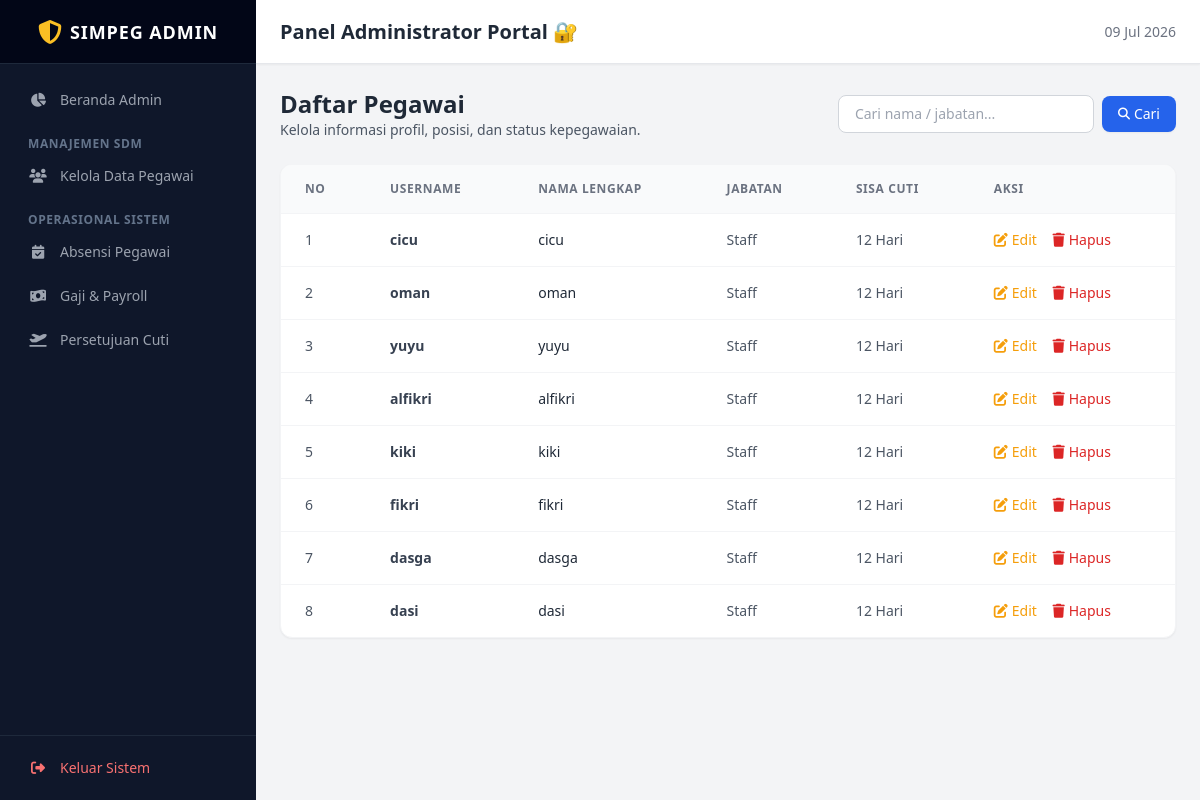
The app's page /index.php?page=daftar_pegawai (signed in) with its own data.
### tables this page shows
CREATE TABLE `users` (
  `id` int(11) NOT NULL,
  `username` varchar(50) NOT NULL,
  `password` varchar(255) NOT NULL,
  `role` enum('admin','pegawai') NOT NULL,
  `created_at` timestamp NOT NULL DEFAULT current_timestamp()
);

### frontend/pegawai/Daftar_Pegawai.php (the view, shortened to what this page needs)
<?php
$nama_db = "sistem_info_kepegawaian";
$koneksi_direct = mysqli_connect("localhost", "root", "", $nama_db);
            ?>
            <?php
$keyword = "";
$where_clause = "";
$data_pegawai = [];
$query = mysqli_query($koneksi_direct, "
    SELECT u.id AS id_user, u.username, p.id AS id_pegawai, p.nama, p.jabatan, p.sisa_cuti
    FROM users u
    LEFT JOIN pegawai p ON u.id = p.id_user
    WHERE u.role = 'pegawai' $where_clause
    ORDER BY u.id DESC
");
while ($row = mysqli_fetch_assoc($query)) {
    $data_pegawai[] = $row;
}
?>
<div class="flex flex-col sm:flex-row justify-between items-start sm:items-center gap-4 mb-6">
    <div>
        <h1 class="text-2xl font-bold text-gray-800">Daftar Pegawai</h1>
        <p class="text-sm text-gray-600">Kelola informasi profil, posisi, dan status kepegawaian.</p>
    </div>
    <form id="form-pencarian" action="" method="POST" class="flex items-center gap-2 w-full sm:w-auto">
        <input type="text" id="input-keyword" name="keyword" value="<?= htmlspecialchars($keyword); ?>" placeholder="Cari nama / jabatan..."
               class="px-4 py-2 border border-gray-300 rounded-lg text-sm focus:outline-none focus:ring-2 focus:ring-blue-500 text-gray-800 w-full sm:w-64">
        <button type="submit" name="cari" class="px-4 py-2 bg-blue-600 hover:bg-blue-700 text-white text-sm font-medium rounded-lg shadow-sm transition-colors flex items-center gap-1">
            <i class="fa-solid fa-magnifying-glass text-xs"></i> Cari
        </button>
    </form>
</div>
<div class="bg-white rounded-xl shadow-sm border border-gray-100 overflow-hidden">
    <div class="overflow-x-auto">
        <table class="w-full text-left border-collapse">
            <thead class="bg-gray-50 border-b border-gray-100">
                <tr>
                    <th class="px-6 py-4 text-xs font-semibold text-gray-500 uppercase tracking-wider">No</th>
                    <th class="px-6 py-4 text-xs font-semibold text-gray-500 uppercase tracking-wider">Username</th>
                    <th class="px-6 py-4 text-xs font-semibold text-gray-500 uppercase tracking-wider">Nama Lengkap</th>
                    <th class="px-6 py-4 text-xs font-semibold text-gray-500 uppercase tracking-wider">Jabatan</th>
                    <th class="px-6 py-4 text-xs font-semibold text-gray-500 uppercase tracking-wider">Sisa Cuti</th>
                    <th class="px-6 py-4 text-xs font-semibold text-gray-500 uppercase tracking-wider">Aksi</th>
                </tr>
            </thead>
            <tbody id="wadah-data-pegawai" class="divide-y divide-gray-100">
                <?php if(!empty($data_pegawai)): $no=1; foreach($data_pegawai as $p): ?>
                <tr class="hover:bg-gray-50/50 transition-colors">
                    <td class="px-6 py-4 text-sm text-gray-600"><?= $no++; ?></td>
                    <td class="px-6 py-4 text-sm font-semibold text-gray-700"><?= htmlspecialchars($p['username']); ?></td>
                    <td class="px-6 py-4 text-sm text-gray-800"><?= (!empty($p['nama'])) ? htmlspecialchars($p['nama']) : htmlspecialchars($p['username']); ?></td>
                    <td class="px-6 py-4 text-sm text-gray-600"><?= (!empty($p['jabatan'])) ? htmlspecialchars($p['jabatan']) : 'Staff'; ?></td>
                    <td class="px-6 py-4 text-sm text-gray-600"><?= !empty($p['sisa_cuti']) ? htmlspecialchars($p['sisa_cuti']) : '12'; ?> Hari</td>
                    <td class="px-6 py-4 text-sm space-x-3">
                        <a href="index.php?page=edit_pegawai&id=<?= $p['id_user']; ?>" class="text-amber-500 hover:text-amber-700 font-medium inline-flex items-center gap-1">
                            <i class="fa-solid fa-pen-to-square"></i> Edit
                        </a>
                        <a href="index.php?page=daftar_pegawai&aksi=hapus&id=<?= $p['id_user']; ?>" onclick="return confirm('Hapus data pegawai ini beserta akunnya?')" class="text-red-600 hover:text-red-800 font-medium inline-flex items-center gap-1">
                            <i class="fa-solid fa-trash"></i> Hapus
                        </a>
                    </td>
                </tr>
                <?php endforeach; else: ?>
                <tr>
                    <td colspan="6" class="px-6 py-10 text-center text-sm text-gray-400">Data pegawai tidak ditemukan.</td>
                </tr>
                <?php endif; ?>
            </tbody>
        </table>
    </div>
</div>

### records on screen
users: username "cicu"
users: username "oman"
users: username "yuyu"
users: username "alfikri"
users: username "kiki"
users: username "fikri"
users: username "dasga"
users: username "dasi"
